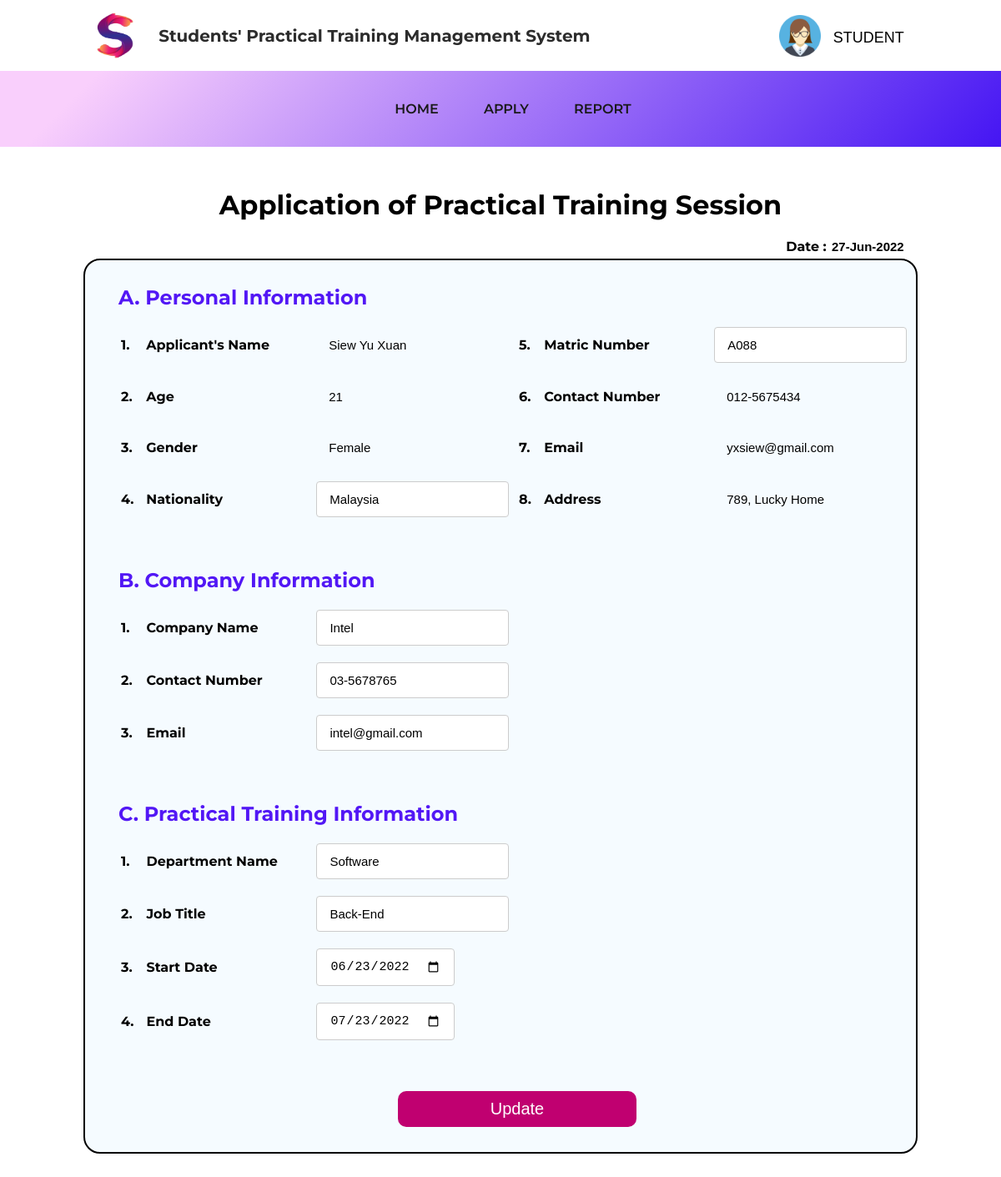
The app's page /Student/edit_practical_training.php?t_id=1 (signed in) with its own data.
### tables this page shows
CREATE TABLE IF NOT EXISTS users(
    userid int(6) UNSIGNED AUTO_INCREMENT PRIMARY KEY,
    email varchar(30) NOT NULL,
    name varchar(30) NOT NULL,
    address varchar(100) NOT NULL,
    age int(3) NOT NULL,
    phone varchar(20) NOT NULL
);

CREATE TABLE IF NOT EXISTS practical_training(
    applicationid int(6) UNSIGNED AUTO_INCREMENT PRIMARY KEY,
    applicationtitle varchar(45) NOT NULL,
    applicationdate varchar(20) NOT NULL,
    applicationstatus varchar(10) NOT NULL,
    fk_userid int(6) UNSIGNED NOT NULL,
    FOREIGN KEY (fk_userid) REFERENCES users(userid)
    ON DELETE CASCADE
    ON UPDATE CASCADE
);

CREATE TABLE IF NOT EXISTS user_detail(
    gender varchar(10) NOT NULL,
    matricnumber varchar(9) NOT NULL,
    nationality varchar(15) NOT NULL,
    fk_applicationid int(6) UNSIGNED NOT NULL,
    FOREIGN KEY (fk_applicationid) REFERENCES practical_training(applicationid)
    ON DELETE CASCADE
    ON UPDATE CASCADE
    );

CREATE TABLE IF NOT EXISTS company(
    companyname varchar(20) NOT NULL,
    companycontactno varchar(20) NOT NULL,
    companyemail varchar(20) NOT NULL,
    department varchar(30) NOT NULL,
    jobtitle varchar(25) NOT NULL,
    startdate varchar(20) NOT NULL,
    enddate varchar(20) NOT NULL,
    fk_applicationid int(6) UNSIGNED NOT NULL,
    FOREIGN KEY (fk_applicationid) REFERENCES practical_training(applicationid)
    ON DELETE CASCADE
    ON UPDATE CASCADE
    );

### Student/edit_practical_training.php (the view, shortened to what this page needs)
<html>
<head>
	<link rel="stylesheet" href="../style.css">
	<link rel="stylesheet" href="https://cdnjs.cloudflare.com/ajax/libs/font-awesome/4.7.0/css/font-awesome.min.css">
</head>
<?php
include "mysqli_connect.php";
$id = $_SESSION['userid'];
$t_id = $_SESSION['t_id'];
$query = mysqli_query($conn, "SELECT * FROM users INNER JOIN practical_training INNER JOIN company INNER JOIN user_detail on users.userid = practical_training.fk_userid AND practical_training.applicationid = company.fk_applicationid = user_detail.fk_applicationid where userid = '$id' AND applicationid = '$t_id'") or die(mysqli_connect_error());
$row = mysqli_fetch_array($query);
?>
<body>
	<div class="outercontainer-nav">
		<div class="container-logo">
			<a href="../Student.php"><img src="../images/transparent-logo.png" alt="Logo" id="img-logo"></a>
			<p class="title">Students' Practical Training Management System</p>
		</div>
		<div class="dropdown">
			<button class="dropbtn-logo"><img src="../images/student-girl.png" alt="Student girl logo" width="400px">
				<p>STUDENT</p>
			</button>
		</div>
	</div>
	<nav class="stroke">
		<ul>
			<li><a href="../Student.php">Home</a></li>
			<li><a href="application_homepage.php">Apply</a></li>
			<li><a href="report_homepage.php">Report</a></li>
		</ul>
	</nav>
	<h1 style="text-align: center; margin-top: 50px;">Application of Practical Training Session</h1>
	<label style="display: block; text-align: end;">
		<b>Date :</b>
		<input id="remove-border" style="font-size:15px; font-weight: bold;" type="text" name="applicationdate" value="<?php echo $row['applicationdate']; ?>" readonly />
	</label>
	<div class="outer-container">
		<form method="post" action="update_practical_training.php">
			<div class="entire-table">
				<div class="tableA">
					<h2>A. Personal Information</h2>
					<table class="tablePracticalTraining">
						<tr>
							<td id="num">1.</td>
							<td class="question">Applicant's Name</td>
							<td><input id="remove-border" type="text" name="name" value="<?php echo $row['name']; ?>" readonly /></td>
							<td id="num">5.</td>
							<td class="question">Matric Number</td>
							<td><input type="text" name="matric_number" value="<?php echo $row['matricnumber']; ?>" required /></td>
						</tr>
						<tr>
							<td id="num">2.</td>
							<td class="question">Age</td>
							<td><input id="remove-border" type="number" name="age" value="<?php echo $row['age']; ?>" readonly /></td>
							<td id="num">6.</td>
							<td class="question">Contact Number</td>
							<td><input id="remove-border" type="text" name="phone_number" value="<?php echo $row['phone']; ?>" readonly /></td>
						</tr>
						<tr>
							<td id="num">3.</td>
							<td class="question">Gender</td>
							<td><input id="remove-border" type="text" name="gender" value="<?php echo $row['gender']; ?>" readonly /></td>
							<td id="num">7.</td>
							<td class="question">Email</td>
							<td><input id="remove-border" type="email" name="email" value="<?php echo $row['email']; ?>" readonly /></td>
						</tr>
						<tr>
							<td id="num">4.</td>
							<td class="question">Nationality</td>
							<td><input type="text" name="nationality" value="<?php echo $row['nationality']; ?>" required /></td>
							<td id="num">8.</td>
							<td class="question">Address</td>
							<td><input id="remove-border" type="text" name="address" value="<?php echo $row['address']; ?>" readonly /></td>
					</table>
				</div>
				<div class="tableB">
					<h2>B. Company Information</h2>
					<table class="tablePracticalTraining">
						<tr>
							<td id="num">1.</td>
							<td class="question">Company Name</td>
							<td><input type="text" name="company_name" value="<?php echo $row['companyname']; ?>" required /></td>
						</tr>
						<tr>
							<td id="num">2.</td>
							<td class="question">Contact Number</td>
							<td><input type="text" name="contact_number" value="<?php echo $row['companycontactno']; ?>" required /></td>
						</tr>
						<tr>
							<td id="num">3.</td>
							<td class="question">Email</td>
							<td><input type="email" name="company_email" value="<?php echo $row['companyemail']; ?>" required /></td>
						</tr>
					</table>
				</div>
				<div class="tableC">
					<h2>C. Practical Training Information</h2>
					<table class="tablePracticalTraining">
						<tr>
							<td id="num">1.</td>
							<td class="question">Department Name</td>
							<td><input type="text" name="dep_name" value="<?php echo $row['department']; ?>" required /></td>
						</tr>
						<tr>
							<td id="num">2.</td>
							<td class="question">Job Title</td>
							<td><input type="text" name="job_title" value="<?php echo $row['jobtitle']; ?>" required /></td>
						</tr>
						<tr>
							<td id="num">3.</td>
							<td class="question">Start Date</td>
							<td><input type="date" name="start_date" value="<?php echo $row['startdate']; ?>" id="start_date" onkeyup="check1();" required /><span id='message1' style='padding-left: 30px;'></span></td>
						</tr>
						<tr>
							<td id="num">4.</td>
							<td class="question">End Date</td>
							<td><input type="date" name="end_date" value="<?php echo $row['enddate']; ?>" id="end_date" onkeyup="check2();" required /><span id='message2' style='padding-left: 30px;'></span></td>
						</tr>
					</table>
				</div>
				<label>
					<input class="button-training" type="submit" name="submit" value="Update" onclick="return Validate()" />
				</label>
		</form>
</body>
</html>

### style.css (style rules this page uses)
body { font-family: 'Montserrat', sans-serif; margin: 0; }
.container-logo { display: flex; text-align: left; }
.outercontainer-nav { display: flex; align-items: center; justify-content: space-around; }
.dropdown img { width: 50px; height: 100%; float: left; padding-top: 15px; padding-right: 10px; }
p.title { font-size: 20px; color: rgb(44, 44, 44); display: flex; align-items: center; font-weight: 700; }
.form .sign-in-button, .homepage-caption button, button.insert-button, input[type=submit].button-training, .co-homepage-submit, .co-viewapp-btn, .button-training1, #search, input.admin-btn { outline: 0; border: 0; background: #c00070; cursor: pointer; border-radius: 10px; color: white; padding: 10px; }
input[type=submit].button-training { font-size: 20px; margin: 10px 0px 20px 35%; display: block; width: 30%; }
a { text-decoration: none; }
#img-logo { display: inline-block; margin: 15px 25px 15px 0px; height: 55px; width: 55px; }
nav.stroke { background-image: linear-gradient(135deg, #f9cffc 10%, #4515f3 100%); width: 100%; padding: 5px; }
nav ul { list-style: none; text-align: center; }
nav ul li { display: inline-block; }
nav ul li a { display: block; padding: 15px; text-decoration: none; color: rgb(26, 26, 26); text-transform: uppercase; margin: 0 10px; font-weight: 600; }
nav ul li a, nav ul li a:after, nav ul li a:before { transition: all .3s; }
nav.stroke ul li a { position: relative; }
nav.stroke ul li a:after { position: absolute; bottom: 0; left: 0; right: 0; margin: auto; width: 0%; content: '.'; color: transparent; background: white; height: 1px; }
nav { margin-left: -10px; padding: 5px 10px 5px 10px; width: 100%; background-image: linear-gradient(135deg, #f9cffc 10%, #4515f3 100%); }
.dropbtn-logo { cursor: pointer; border: none; background-color: white; display: flex; margin-top: -15px; }
.dropdown { position: relative; display: inline-block; }
.dropdown p { display: flex; align-self: center; margin: 20px 0px 0px 5px; font-size: 18px; }
#remove-border { border: none; background-color: transparent; resize: none; outline: none; }
table.tablePracticalTraining { width: 100%; }
.entire-table input, .user-table input, .co-homepage-table input, .select { padding: 12px 15px; margin: 8px 0; display: inline-block; box-sizing: border-box; font-size: 15px; }
.entire-table { border: 2px solid black; border-radius: 20px; padding: 10px 0px 10px 40px; margin-bottom: 10%; background-color: rgba(223, 242, 255, 0.3); }
input[type=text]:required, input[type=email]:required, input[type=date]:required, input[type=password]:required, input[type=number]:required, .co-homepage-input[type=text], .select, .search-user-input, .blink { border: 1px solid #ccc; border-radius: 4px; transition: all 0.3s ease; }
#num, td.question { font-weight: bold; }
td.question { width: 200px; }
td#num { width: 3%; }
.outer-container { margin: 5px 100px 5px 100px; }
.entire-table h2 { color: #5217f5; display: block; margin-bottom: 10px; text-align: left; }
.tableA, .tableB, .tableC { margin-bottom: 50px; }

### records on screen
users: applicationdate "27-Jun-2022", name "Siew Yu Xuan", matric_number "A088", age "21", phone_number "012-5675434", gender "Female", email "yxsiew@gmail.com", nationality "Malaysia", address "789, Lucky Home", company_name "Intel", contact_number "03-5678765", company_email "intel@gmail.com", dep_name "Software", job_title "Back-End", start_date "06/23/2022", end_date "07/23/2022"
